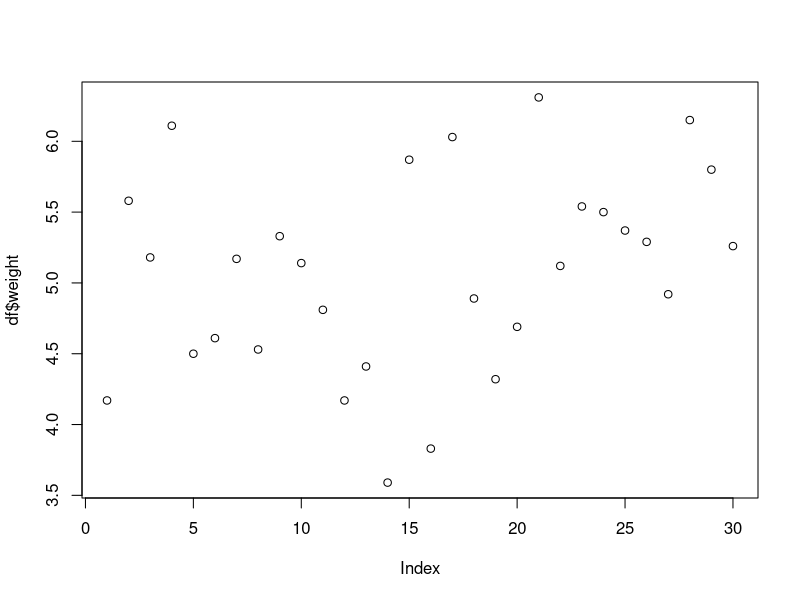
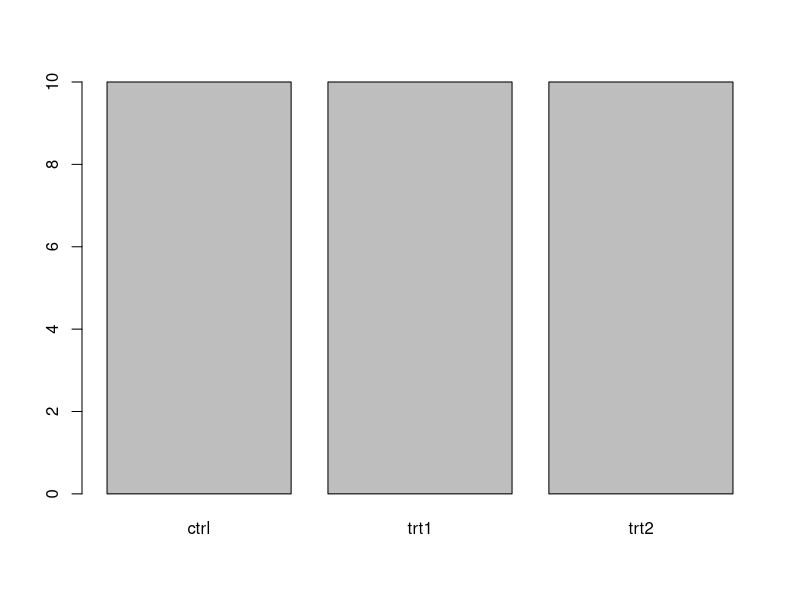
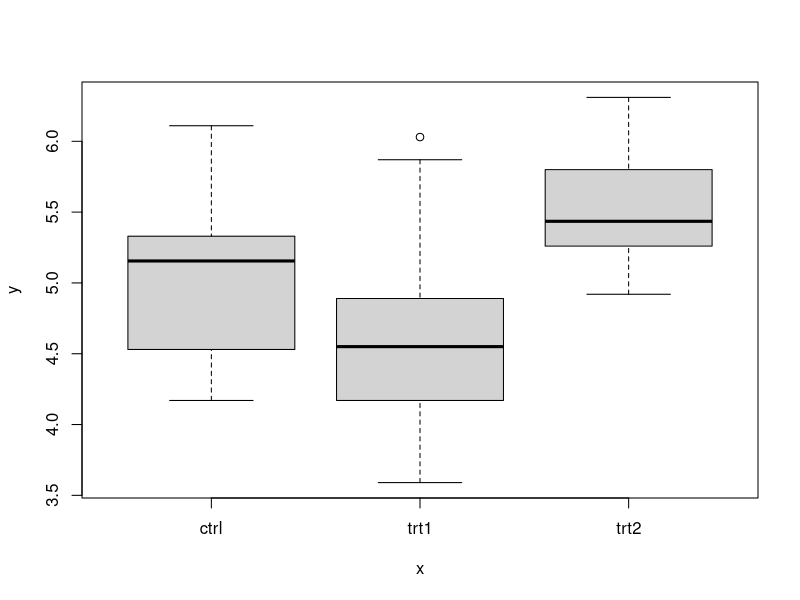

Source code (R) for these figures, in order:
2+3
2 *   6

sqrt(9)

pi
letters

x = 3
x
x = 20
x
a_long_variable_name <- 2 + 4
a_long_variable_name
x + a_long_variable_name
mytext <- "This is my text"
mytext

typeof(x)
typeof(mytext)

length(letters)
str(letters)

str(pi)
length(pi)

mynumbers <- c(1, 4, 9, 12, 12, 12, 16)
mynumbers
mywords <- c("Hakuna", "Matata", "Simba")
mywords

sqrt(mynumbers)

mean(mynumbers)

seq(1, 10)

seq(10, 1)

seq(from = 1, to = 10, by = 1)

seq(1, 9, 2)
seq(from = 1, to = 9, by = 2)
seq(from = 1, by = 2, to = 9)
seq(1, 2, 9)

## pacman::p_load(
##   package_name_1,
##   package_name_2,
##   package_name_3
## )

PlantGrowth

df <- PlantGrowth
str(df)
summary(df)

df$weight
df$group

library(tibble)

tbl <- as_tibble(df)
tbl

plot(df$weight) # scatter plot of values in the order they appear
plot(df$group) # bar plot of frequency of each level
plot(x = df$group, y = df$weight) # boxplot for values of each level

library(dplyr) # make %>% available 

sort(round(sqrt(pull(filter(PlantGrowth, group == "ctrl"), weight)), 1))

a <- filter(PlantGrowth, group == "ctrl")
b <- pull(a, weight)
c <- sqrt(b)
d <- round(c, 1)
sort(d)

PlantGrowth %>% 
  filter(group == "ctrl") %>% 
  pull(weight) %>% 
  sqrt() %>% 
  round(1) %>% 
  sort()
